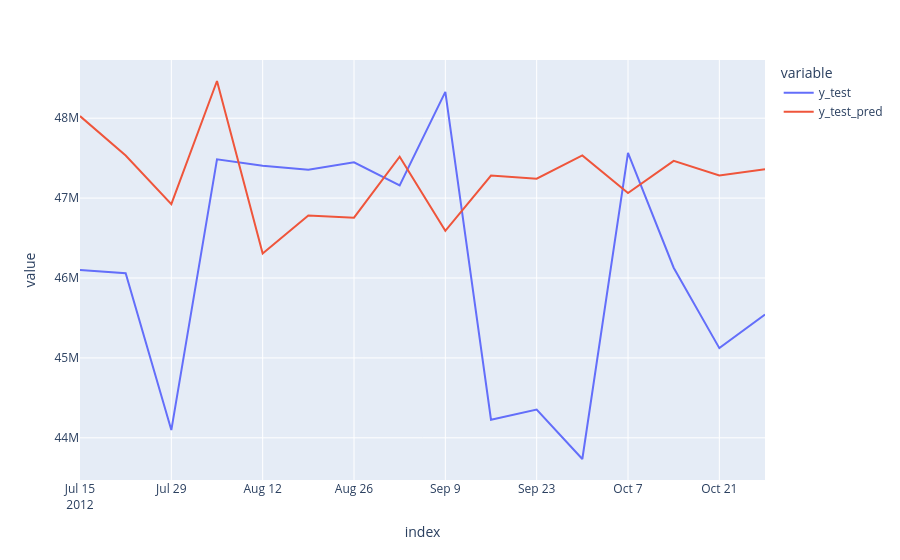

Notebook cell for this chart:
### Code cell
df_pred_test= pd.DataFrame(
    {'y_test':y_test,'y_test_pred':y_test_pred}
)


fig = px.line(df_pred_test,labels={'values':'Total Weekly Sales'})
fig.show()

### Figure 1 — Plotly figure (JSON) as saved in the notebook; plotly's stock layout.template omitted (floating-point values rounded to 4 significant figures)
{"data": [{"hovertemplate": "variable=y_test<br>index=%{x}<br>value=%{y}<extra></extra>", "legendgroup": "y_test", "line": {"color": "#636efa", "dash": "solid"}, "marker": {"symbol": "circle"}, "mode": "lines", "name": "y_test", "orientation": "v", "showlegend": true, "type": "scatter", "x": ["2012-07-15T00:00:00", "2012-07-22T00:00:00", "2012-07-29T00:00:00", "2012-08-05T00:00:00", "2012-08-12T00:00:00", "2012-08-19T00:00:00", "2012-08-26T00:00:00", "2012-09-02T00:00:00", "2012-09-09T00:00:00", "2012-09-16T00:00:00", "2012-09-23T00:00:00", "2012-09-30T00:00:00", "2012-10-07T00:00:00", "2012-10-14T00:00:00", "2012-10-21T00:00:00", "2012-10-28T00:00:00"], "xaxis": "x", "y": [46100000.0, 46060000.0, 44100000.0, 47490000.0, 47400000.0, 47350000.0, 47450000.0, 47160000.0, 48330000.0, 44230000.0, 44350000.0, 43730000.0, 47570000.0, 46130000.0, 45120000.0, 45540000.0], "yaxis": "y"}, {"hovertemplate": "variable=y_test_pred<br>index=%{x}<br>value=%{y}<extra></extra>", "legendgroup": "y_test_pred", "line": {"color": "#EF553B", "dash": "solid"}, "marker": {"symbol": "circle"}, "mode": "lines", "name": "y_test_pred", "orientation": "v", "showlegend": true, "type": "scatter", "x": ["2012-07-15T00:00:00", "2012-07-22T00:00:00", "2012-07-29T00:00:00", "2012-08-05T00:00:00", "2012-08-12T00:00:00", "2012-08-19T00:00:00", "2012-08-26T00:00:00", "2012-09-02T00:00:00", "2012-09-09T00:00:00", "2012-09-16T00:00:00", "2012-09-23T00:00:00", "2012-09-30T00:00:00", "2012-10-07T00:00:00", "2012-10-14T00:00:00", "2012-10-21T00:00:00", "2012-10-28T00:00:00"], "xaxis": "x", "y": [48030000.0, 47530000.0, 46920000.0, 48470000.0, 46310000.0, 46780000.0, 46760000.0, 47520000.0, 46590000.0, 47280000.0, 47240000.0, 47530000.0, 47060000.0, 47470000.0, 47280000.0, 47360000.0], "yaxis": "y"}], "layout": {"legend": {"title": {"text": "variable"}, "tracegroupgap": 0}, "margin": {"t": 60}, "xaxis": {"anchor": "y", "domain": [0, 1], "title": {"text": "index"}}, "yaxis": {"anchor": "x", "domain": [0, 1], "title": {"text": "value"}}}}
